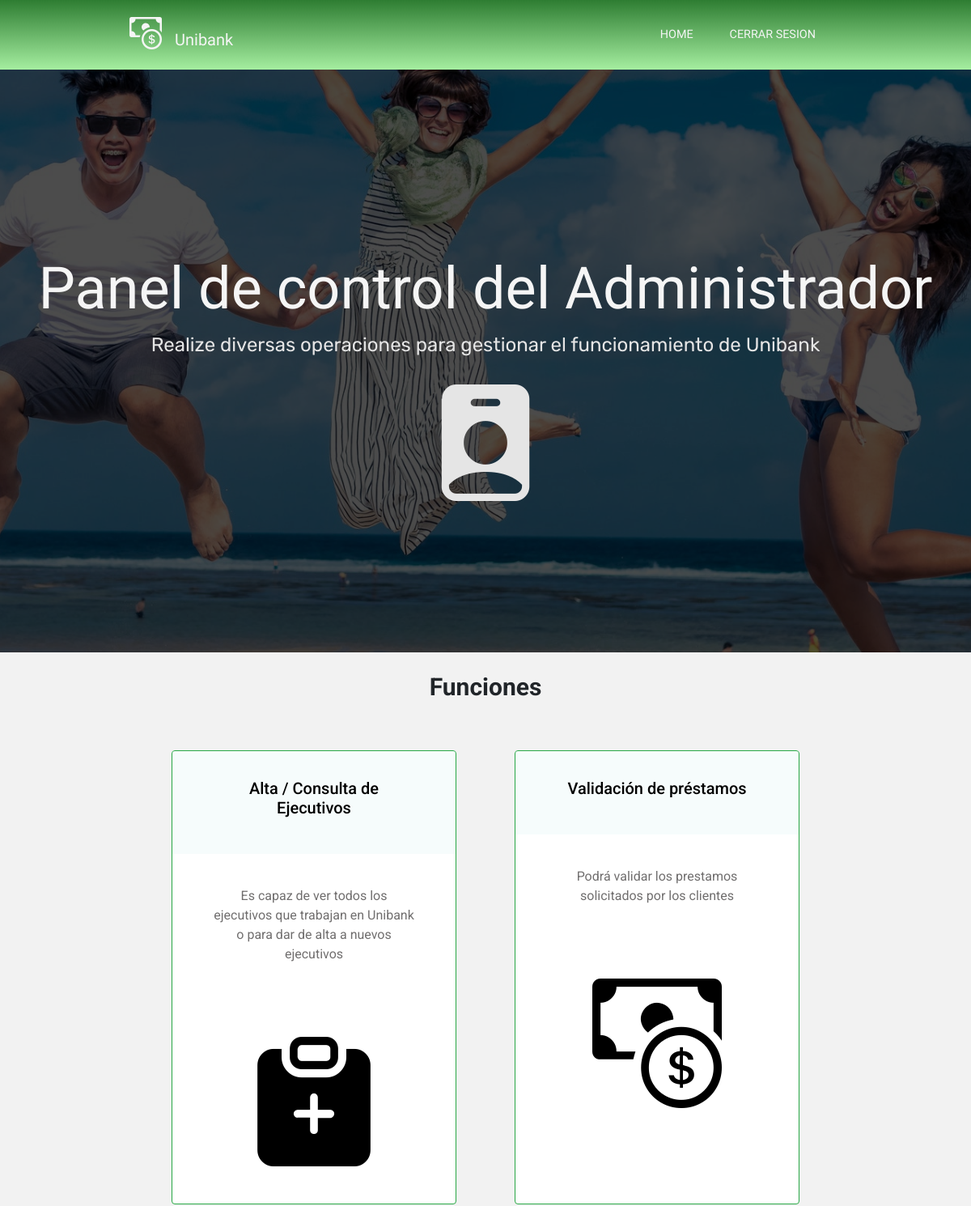
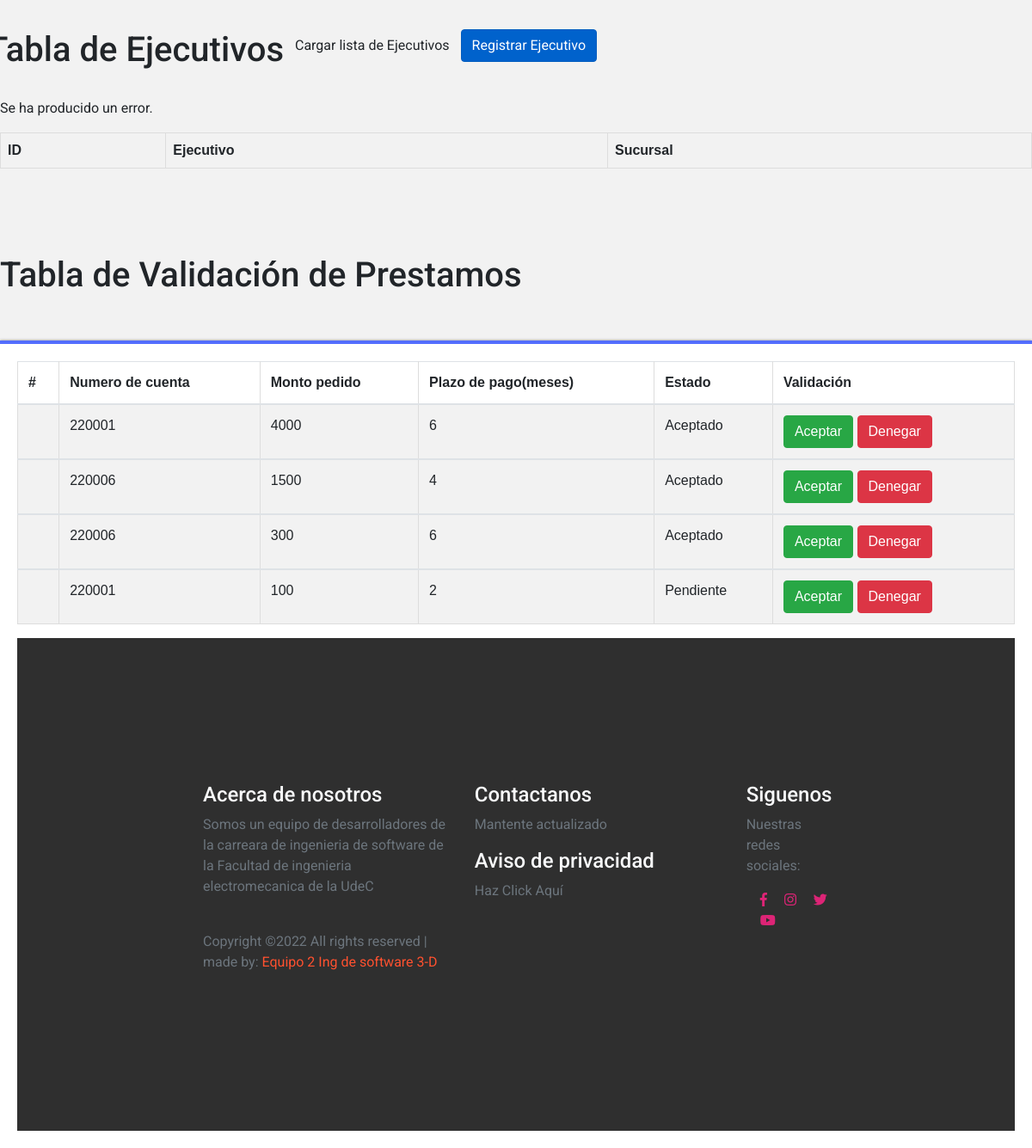
/adminUser.php (signed in), run on the app's committed database (2 pictures, top to bottom).
### tables this page shows
CREATE TABLE `prestamos` (
  `id` int NOT NULL AUTO_INCREMENT,
  `NoCli` int NOT NULL,
  `dinero` int NOT NULL,
  `meses` int NOT NULL,
  `status` varchar(50) NOT NULL,
  PRIMARY KEY (`id`)
);

### vistas/adminUser.view.php (the view, shortened to what this page needs)
<!DOCTYPE html>
<html lang="en">
<head>
  <link rel="stylesheet" href="https://stackpath.bootstrapcdn.com/bootstrap/4.3.1/css/bootstrap.min.css"
 />
  <link rel="stylesheet" href="https://use.fontawesome.com/releases/v5.7.2/css/all.css"
>
  <link rel="stylesheet" href="https://cdn.jsdelivr.net/npm/bootstrap-icons@1.9.1/font/bootstrap-icons.css">
  <link rel="stylesheet" href="./Style.css" />
  <link rel="stylesheet" href="./mobile-style.css">
</head>
<body>
  <header>
    <div class="container-fluid p-0">
      <nav class="navbar navbar-expand-lg">
        <a class="navbar-brand" href="./index.php">
          <i class="bi bi-cash-coin fa-2x mx-3"></i>Unibank
        </a>
        <div class="collapse navbar-collapse" id="navbarNav">
          <ul class="navbar-nav">
            <li class="nav-item active">
              <a class="nav-link" href="./index.php">HOME
              </a>
            </li>
            <li class="nav-item" >
             <a class="nav-link" href="./funciones/cerrarSesion.php">
                <?php if(isset($_SESSION['adminUser'])){
                    echo "CERRAR SESION";
                    } elseif (isset($_SESSION['usuarioEjecutivo'])) {
                    echo "CERRAR SESION";
                    } elseif (isset($_SESSION['codigoCliente'])) {
                    echo "CERRAR SESION";
                    }
                    else {
                         echo "";
                    }
                  ?>
              </a>
              </li>
          </ul>
        </div>
      </nav>
    </div>
  </header>
  <section class="section-2 container-fluid p-0">
      <div class="cover">
        <div class="content text-center">
        <h1>Panel de control del Administrador </h1>
        <p>
          Realize diversas operaciones para gestionar el funcionamiento de Unibank <br>
          <i style="font-size: 6em;" class="bi bi-person-badge-fill"></i>
          <br>
        </p>
        </div>
      </div>
<div id="tituloAdmin">Funciones</div>
      <div class="purchase text-center">
        <div class="cards">
          <div class="d-flex flex-row justify-content-center flex-wrap">
            <div class="card card border-success">
              <div class="card-body">
                <div class="title">
                  <h5 style="color: black;" class="card-title">Alta / Consulta de Ejecutivos</h5>
                </div>
                <p class="card-text">
                  Es capaz de ver todos los ejecutivos que trabajan en Unibank o para dar de alta a nuevos ejecutivos<br>
                </p>
                <i style="font-size: 10em; color: black;" class="bi bi-clipboard-plus-fill"></i>
              </div>
            </div>
            <div class="card card border-success">
              <div class="card-body">
                <div class="title">
                  <h5 style="color: black;" class="card-title">Validación de préstamos</h5>
                </div>
                <p class="card-text">
                  Podrá validar los prestamos solicitados por los clientes
                </p>
                <i style="font-size: 10em; color: black;" class="bi bi-cash-coin"></i>
              </div>
            </div>
          </div>
        </div>
      </div>
    </section>
	<div class="contenedor">
        <div class="row">
            <h1>Tabla de Ejecutivos</h1>
            <div >
                <div class="botoncito">
                    <button id="btn_cargar_usuarios" class="btn activado">Cargar lista de Ejecutivos</button>
                </div>
            </div>
            <div >
                <div class="botoncito">
                    <a href="./rscEjecutivo/registroEjecutivo.php" class="btn btn-primary active" aria-current="page">Registrar Ejecutivo</a>
                </div>
            </div>
        </div>
			<br>
		<main>
			<div class="error_box" id="error_box">
				<p>Se ha producido un error.</p>
			</div>
			<table id="tabla" class="tabla">
				<tr>
					<th>ID</th>
					<th>Ejecutivo</th>
					<th>Sucursal</th>
				</tr>
			</table>
		</main>
	</div>
<?php
$conexion=mysqli_connect('localhost','root','','unibank');
?>
  <h1>Tabla de Validación de Prestamos</h1><br>
  <form method="POST" action="./amortizacion/respuestasPrestamos/aceptar.php">
  <table class="table table-striped table-hover">
  <thead>
    <tr>
      <th scope="col">#</th>
      <th scope="col">Numero de cuenta</th>
      <th scope="col">Monto pedido</th>
      <th scope="col">Plazo de pago(meses)</th>
      <th scope="col">Estado</th>
      <th scope="ccol">Validación</th>
    </tr>
  </thead>
  <?php
  $sql="SELECT * FROM prestamos ";
  $result=mysqli_query($conexion,$sql);
  while($mostrar=mysqli_fetch_array($result)){
  ?>
  <tbody>
    <tr>
      <th scope="row"></th>
      <td><?php echo $mostrar['NoCli'] ?></td>
      <td><?php echo $mostrar['dinero'] ?></td>
      <td><?php echo $mostrar['meses'] ?></td>
      <td><?php echo $mostrar['status'] ?></td>
      <td><a class="btn btn-success" href="./amortizacion/respuestasPrestamos/aceptar.php?id=<?=$mostrar['id']?>" role="button">Aceptar</a>
      <a class="btn btn-danger" href="./amortizacion/respuestasPrestamos/denegar.php?id=<?=$mostrar['id']?>" role="button">Denegar</a></td>
    </tr>
  <?php
  }
  ?>
  </table>
<?php
require './vistas/footer.php';
?>
</body>
</html>

### Style.css (style rules this page uses)
* { box-sizing: border-box; }
header, section { overflow-x: hidden; }
:root { --Sniglet-font: "Sniglet", cursive; --Rubik: "Rubik", cursive; --Patua: "Patua One", cursive; --Lobster: "lobster", cursive; --light-black: #2e2c2caf; --bggradient: linear-gradient(to bottom, #2e7d32, #a5eea0); --light-gray: rgba(255, 255, 255, 0.877); }
header a { font-family: var(--Sniglet-font); font-size: 0.9em; color: whitesmoke; }
header .nav-item:last-child { padding-right: 10.5em; }
header .nav-item { padding: 0.9em; }
header .navbar-brand { padding-left: 8rem; }
header { background: #ff512f; background: var(--bggradient); }
.cover { width: 100%; height: 60vmin; background: url("../assets/pexels-photo-452738.jpeg"); background-position: -24rem -19rem; background-size: 150%; position: relative; }
.cover .content { width: 100%; height: 100%; background: rgba(0, 0, 0, 0.7); padding-top: 19vmin; }
.cover .content > h1 { font-family: var(--Patua); font-size: 6vmin; color: whitesmoke; }
.cover .content > p { font-family: var(--Rubik); font-size: 2vmin; color: #e5e5e5; }
.purchase .cards .card { width: 22rem; margin: 3vmin 3vmin; }
.cards div { padding: 0; margin: 0; }
.cards .title { background: rgba(208, 241, 241, 0.199); padding: 1.4em 2.5em; font-size: 2vmin; }
.card .card-text { padding: 2.5rem 3rem; color: var(--light-black); }
#tituloAdmin { text-align: center; font-style: normal; font-size: 30px; font-weight: bold; padding: 20px; }
body { background:#F2F2F2; font-size: 16px; font-family:"Roboto", Arial, sans-serif, helvetica; }
form { width: 100%; margin: 20px 0; padding: 20px; background: #fff; overflow: hidden; box-shadow: 0 0 3px grey; border-top:4px solid #536DFE; }

### vistas/adminUser.view.php (style rules this page uses)
table { font-family: arial, sans-serif; border-collapse: collapse; width: 100%; margin-bottom: 100px; }
td, th { border: 1px solid #dddddd; text-align: left; padding: 8px; }

### data on the page
prestamos: NoCli "220001", dinero "4000", meses "6", status "Aceptado"
prestamos: NoCli "220006", dinero "1500", meses "4", status "Aceptado"
prestamos: NoCli "220006", dinero "300", meses "6", status "Aceptado"
prestamos: NoCli "220001", dinero "100", meses "2", status "Pendiente"
